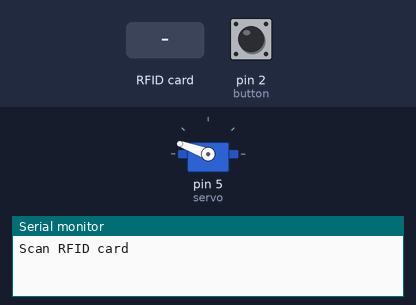
Recording of a sketch running on a simulated Arduino Uno, built with avr-gcc and run on an emulated ATmega328P. Shown: servo, the last lines printed to the serial monitor. Inputs (shaded band) come from the test bench; at power-on: pin 2 (button) HIGH. EEPROM starts erased.

Above: at 1.2 s.
1.3 s: pin 2 (button) pulled LOW for 0.15 s
2.9 s: RFID card 5E 7A 19 C4 held to the reader
4.6 s: RFID card 5E 7A 19 C4 held to the reader
At 6.0 s:
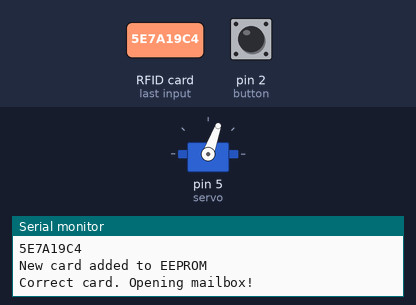
Timing chart, 0 to 8.1 s (numbered marks = the images above; inputs shaded):
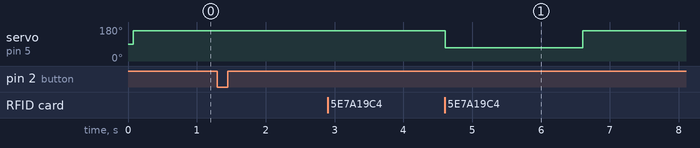

The sketch:

RFIDServoReg2.ino
```cpp
#include <SPI.h>
#include <MFRC522.h>
#include <Servo.h>
#include <EEPROM.h>
#define SS_PIN 10
#define RST_PIN 9
MFRC522 mfrc522(SS_PIN, RST_PIN);

Servo servo;
const int open = 70;
const int locked = 160;
const int button = 2;

byte readCard[4];
byte access[4];
boolean wrongCard = true;

// Funksjon for sammenligning av serienummer på RFID-kort.
boolean isArraysEqual(byte array_1[], byte array_2[]) {
  if (sizeof(array_1) != sizeof(array_2)) {
    return false;
  }
  for (int i = 0; i < sizeof(array_1); i++) {
    if (array_1[i] != array_2[i]) {
      return false;
    }
  }
  return true;
}

void setup() {
  Serial.begin(38400);
  SPI.begin();
  mfrc522.PCD_Init();
  servo.attach(5);
  pinMode(button, INPUT_PULLUP);

  Serial.println("Scan RFID card");
  Serial.println();

  for (int i = 0; i < 4; i++) {
    access[i] = EEPROM.read(i);
  }
}

void loop() {
  registerCard();
  openBox();
}

/**
 * Leser RFID kortet. Hvis serienummeret på kortet stemmer
 * med korrekt adgangskort vil låsen åpnes og lukkes i løpet av
 * to sekunder
 */
void openBox() {
  if (mfrc522.PICC_IsNewCardPresent()) {
    if (mfrc522.PICC_ReadCardSerial()) {
      for (int i = 0; i < 4; i++) {
        readCard[i] = mfrc522.uid.uidByte[i];
      }
      mfrc522.PICC_HaltA(); // Stop reading

      if (isArraysEqual(readCard, access)) {
        wrongCard = false;
        Serial.println();
        Serial.println("Correct card. Opening mailbox!");
        Serial.println();
      }
      else {
        wrongCard = true;
        Serial.println();
        Serial.println("Wrong RFID-card!");
        Serial.println();
      }
      if (!wrongCard) {
        servo.write(open);
        delay(2000);
        servo.write(locked);
      }
    }
  }
  if (wrongCard) {
    servo.write(locked);

  }
}
/**
 * Når man trykker inn knappen, vil man ha 10 sekunder på å
 * registrere inn nytt RFID kort. Dette vil bli lagret i EEPROM.
 */
void registerCard() {

  if (digitalRead(button) != HIGH) {
    Serial.println("Scan new card within 10 seconds");
    Serial.println();
    for (int i = 0; i < 10000; i += 200) {
      if (mfrc522.PICC_IsNewCardPresent()) {
        if (mfrc522.PICC_ReadCardSerial()) {
          Serial.println("Scanned RFID:");
          for (int j = 0; j < 4; j++) {
            EEPROM.write(j, mfrc522.uid.uidByte[j]);
            access[j] = mfrc522.uid.uidByte[j];
            Serial.print(mfrc522.uid.uidByte[j], HEX);
          }
          Serial.println();
          Serial.println();
          Serial.println("New card added to EEPROM");
          Serial.println();
          mfrc522.PICC_HaltA(); // Stop reading
          return;
        }
      }
      delay(200);
    }
    Serial.println("Card could not be read!");
  }
}
```

Measured:
- after the input at 4.6 s, servo on pin 5 (servo): 160° → 70° at once, → 160° 2.0 s later
